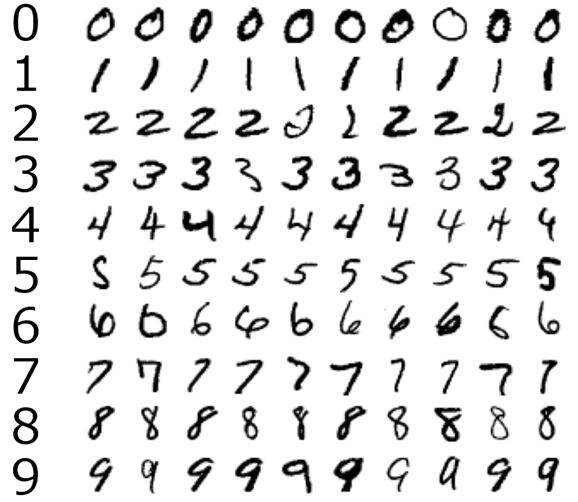
%> input picture PROG/Image_splitting/image_split/v0/mnist.jpg, 578 x 502 px
$ octave script.m   (GNU Octave 9; MATLAB toolbox functions it lacks are replaced by stand-ins)
%> lines starting %> are read from the running program, lines starting %| are printed output that depends on the picture; in (x1, y1, x2, y2) boxes, pixels count from 0 and x2, y2 are one past the last pixel; in counts of white or black regions, pixels touching at a corner belong together; the program's own positions count from 1
### PROG/Image_splitting/image_split/v0/removeColours.m
function data = removeColours(data)

  if(ndims(data) >= 3)
  data = rgb2gray(data);
  end

end

### PROG/Image_splitting/image_split/v0/script.m
clear;
hold off;
close all;
clc;
%%%%%%%%%%%%%%%%%%%%%%%%%%%%%%%%%%%%%%%%%%
  if(exist('OCTAVE_VERSION', 'builtin'))

  disp("Environnement detected : Octave.");
  disp("Please ensure that the following packages are installed :");
  disp("image package : https://octave.sourceforge.io/image/");
  disp("control package : https://octave.sourceforge.io/control/");
  disp("signal package : https://octave.sourceforge.io/signal/");
  disp("\n\n\n");
  disp("*********************************************************");
  disp("\n\n\n");
  pkg load image;
  pkg load signal;

  else

  disp('Environnement detected : MatLab')
  disp('Some features may not be supported due to identifiers being different in MatLab and in Octave.');
  fprintf("\n\n\n");
  disp("*********************************************************");
  fprintf("\n\n\n");
  end
%%%%%%%%%%%%%%%%%%%%%%%%%%%%%%%%%%%%%%%%%%%
data = imread('mnist.jpg');
%> data is the input picture: size 502x578x3 uint8; min 0, max 255, mean 227.2

figure(1);
subplot(1,2,1);
imshow(data);

data = bwlabel(removeColours(data) < 128);
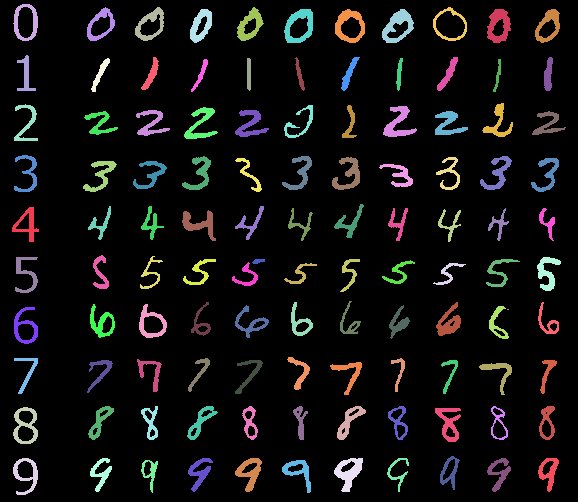
%> data: size 502x578 double; 113 distinct labels, from 0 to 112; one colour per label, 0 black


parts = regionprops(data, 'BoundingBox', 'Area');
%> parts = 112 regions; largest, box (x1, y1, x2, y2) and Area: (382, 9, 414, 43) 521, (284, 9, 313, 43) 507, (334, 458, 363, 492) 494, (487, 9, 511, 43) 485, (335, 9, 365, 43) 476
%returns a list of all items connected found from bwconncomp(data)


subplot(1,2,2);
imshow(data);
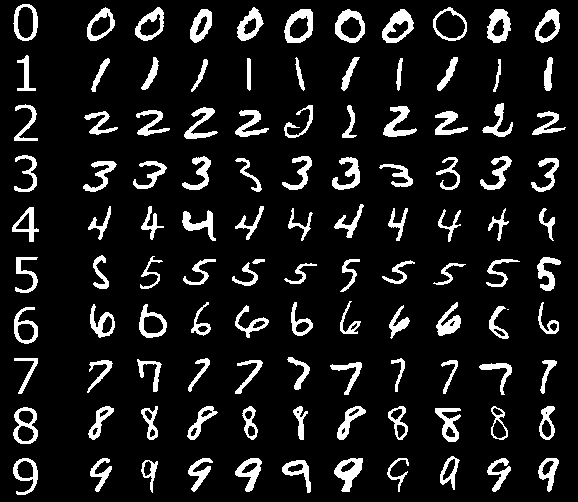
%> displayed picture: size 502x578, on the screen's scale of 0 to 255; 10.8% white; 112 white regions (1 under 20 px), largest, box (x1, y1, x2, y2) and area: (382, 9, 414, 43) 521, (284, 9, 313, 43) 507, (334, 458, 363, 492) 494

for k = 1 : length(parts)
  thisBB = parts(k).BoundingBox;
  rectangle('Position', [thisBB(1),thisBB(2),thisBB(3),thisBB(4)],...
  'EdgeColor','r','LineWidth',2 )
end
%> this loop made 112 passes
%> thisBB on passes 1 to 12: [12.5 207.5 27 35], [13.5 4.5 25 37], [13.5 407.5 25 37], [13.5 458.5 25 37], [14.5 104.5 24 37], [14.5 155.5 23 37], [14.5 307.5 24 37], [14.5 358.5 24 36], [15.5 257.5 23 36], [17.5 55.5 19 36], [83.5 161.5 34 31], [84.5 111.5 34 24]
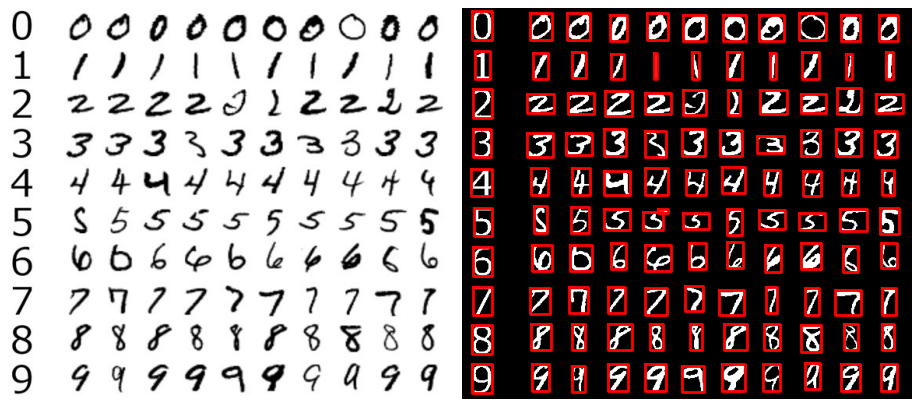
%> figure redrawn from the program's plot data, 2 panels

%[sorted_parts , sorted_ind] = sort([parts.Area] ,'descend');
